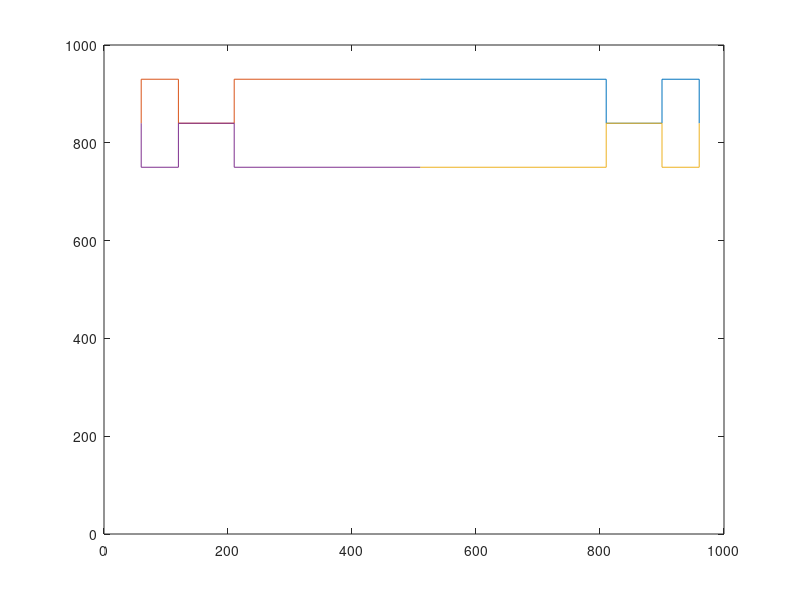

Write MATLAB code to recreate this figure.
%taille de la figure 
size = 1.5;
%position générale de la figure
offsetx = 200;
offsety = -400;


%%%%=================================tracé du solide 1==============%
%position de S1 relative à la figure
offsetS1x=0;
offsetS1y=0; 
%we just take the op left part of S1 and then we use symmetries
xS1= [540 740 740 800 800 840 840];
yS1= [220 220 160 160 220 220 160];

a= 32*(10*size-10)+320;

S1 = plot((xS1-offsetx-offsetS1x)*size,(yS1-offsety-offsetS1y)*size,  2*(xS1(1)-offsetx-offsetS1x)*size-(xS1-offsetx-offsetS1x)*size,(yS1-offsety-offsetS1y)*size,   (xS1-offsetx-offsetS1x)*size,a-(yS1+offsety+offsetS1y)*size,     2*(xS1(1)-offsetx-offsetS1x)*size-(xS1-offsetx-offsetS1x)*size,a-(yS1+offsety+offsetS1y)*size)

axis([0 1000 0 1000])